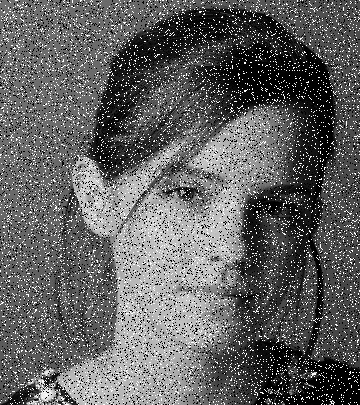
#> input picture images/a1images/emma_salt_and_pepper_noice.jpg, 360 x 405 px
$ jupyter execute q8.ipynb
#> lines starting #> are read from the running program, lines starting #| are printed output that depends on the picture
[cell 1]
import cv2
import numpy as np
import matplotlib.pyplot as plt

im = cv2.imread('images/a1images/emma_salt_and_pepper_noice.jpg', cv2.IMREAD_GRAYSCALE)
#> im is the input picture: shape (405, 360); min 0, max 255, mean 97.6
assert im is not None, 'Image not found'

# Apply Gaussian Smoothing
gaussian_blur = cv2.GaussianBlur(im, (5, 5), 0)
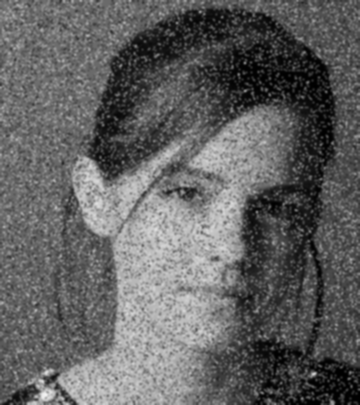
#> gaussian_blur: shape (405, 360); min 0, max 243, mean 97.6

# Apply Median Filtering
median_blur = cv2.medianBlur(im, 5)
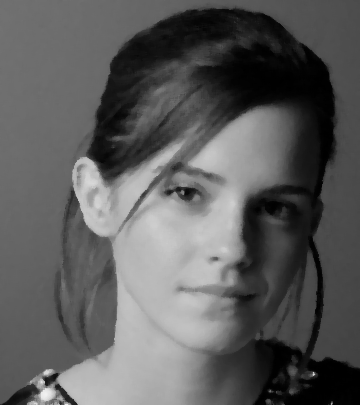
#> median_blur: shape (405, 360); min 0, max 241, mean 92.1

fig, ax = plt.subplots(1, 3, figsize=(15, 5))
ax[0].imshow(im, cmap='gray', vmin=0, vmax=255)
ax[0].set_title('Original')
ax[0].axis('off')

ax[1].imshow(gaussian_blur, cmap='gray', vmin=0, vmax=255)
ax[1].set_title('Gaussian Smoothing')
ax[1].axis('off')

ax[2].imshow(median_blur, cmap='gray', vmin=0, vmax=255)
ax[2].set_title('Median Smoothing')
ax[2].axis('off')

plt.show()
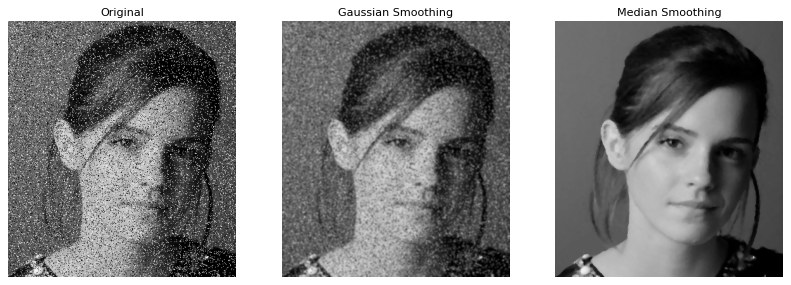
#> figure drawn by matplotlib, 3 panels

$ run again, with images/a1images/daisy.jpg copied over images/a1images/emma_salt_and_pepper_noice.jpg
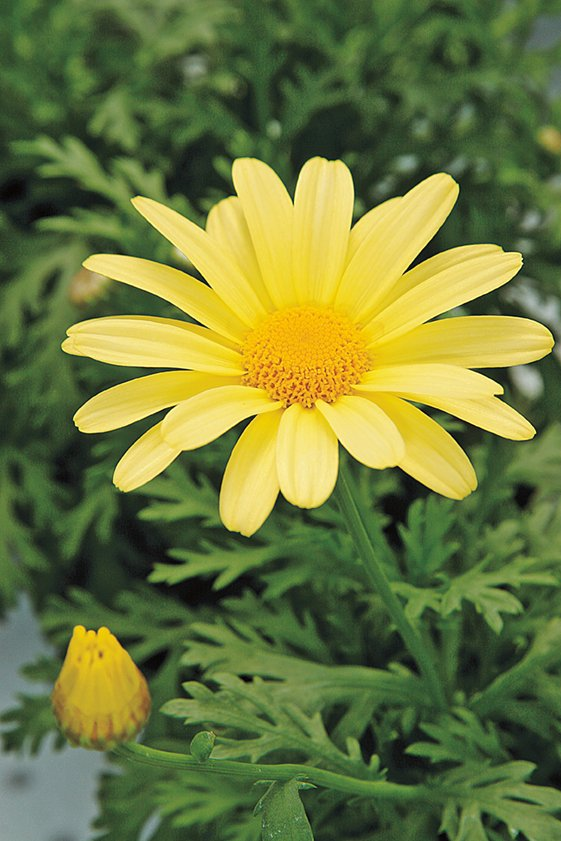
#> input picture images/a1images/daisy.jpg, 561 x 841 px
#> `im = cv2.imread('images/a1images/emma_salt_and_pepper_noice.jpg', cv2...`:
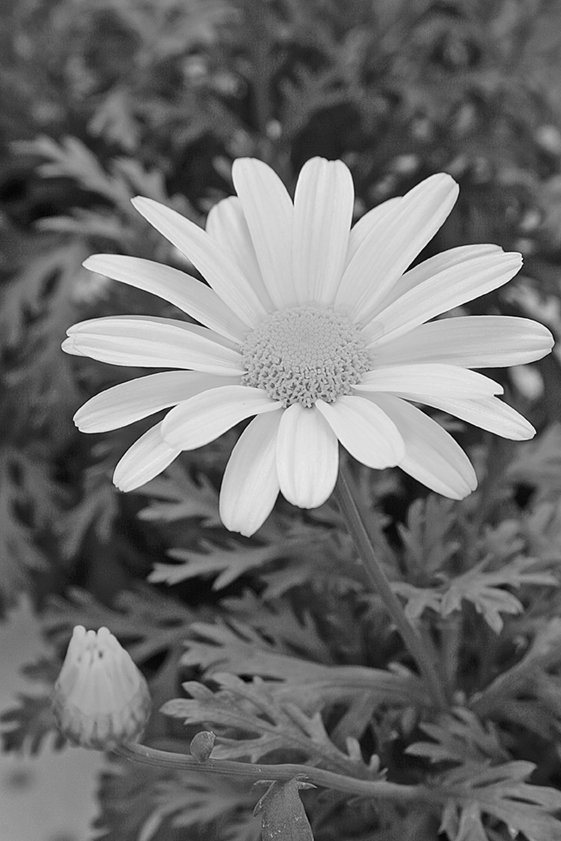
#> im: shape (841, 561); min 0, max 255, mean 110
#> `plt.show()`:
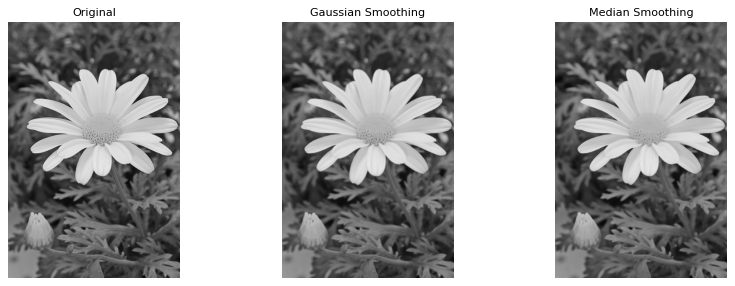
#> figure drawn by matplotlib, 3 panels

$ run again, with images/a1images/highlights_and_shadows.jpg copied over images/a1images/emma_salt_and_pepper_noice.jpg
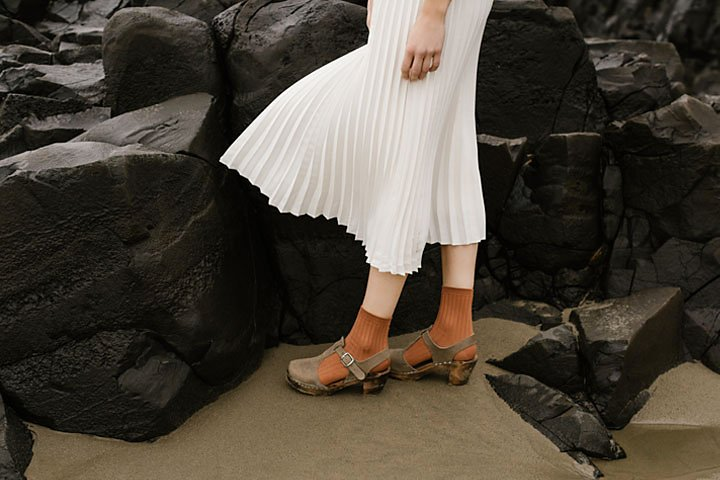
#> input picture images/a1images/highlights_and_shadows.jpg, 720 x 480 px
#> `im = cv2.imread('images/a1images/emma_salt_and_pepper_noice.jpg', cv2...`:
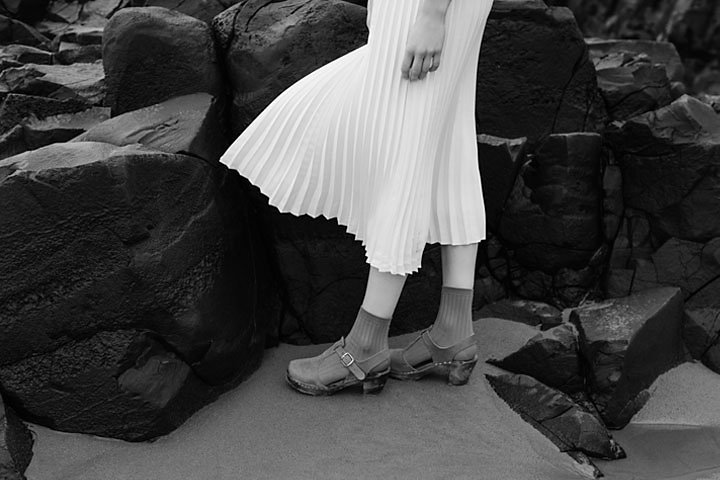
#> im: shape (480, 720); min 0, max 255, mean 69.5
#> `plt.show()`:
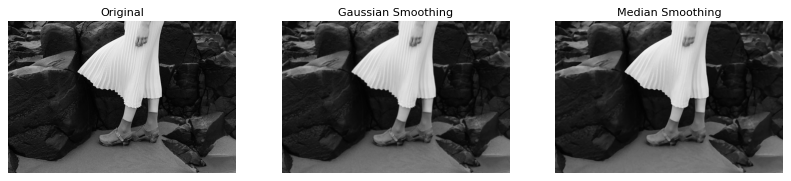
#> figure drawn by matplotlib, 3 panels
